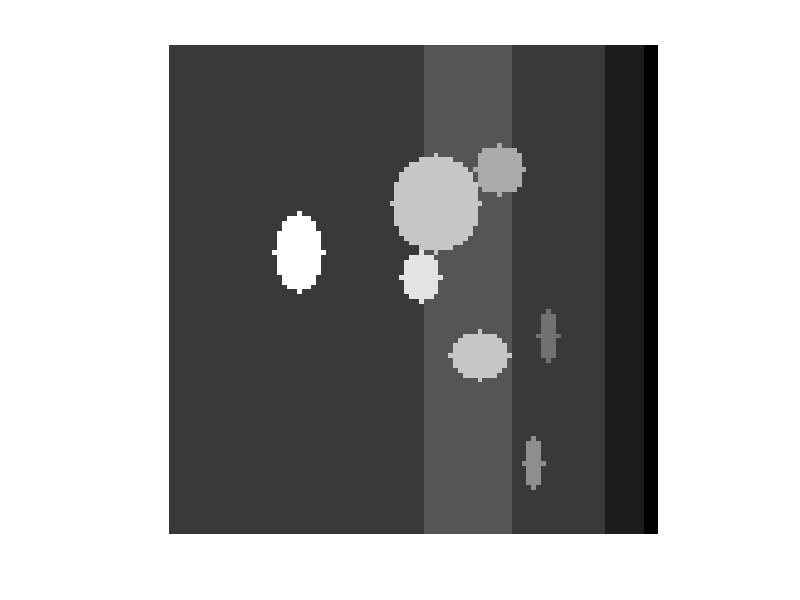
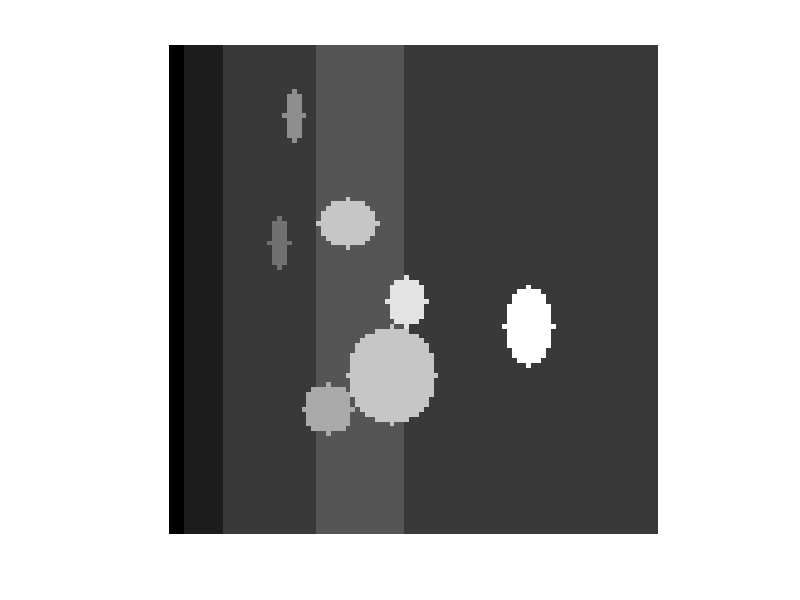

Source code (MATLAB) for these figures, in order: (Note: this script raises an error after producing the figures.)
clear all;
close all;

pixel_size = 0.2;
fac=0.1/pixel_size;% pixel size = 0.1/fac mm
% Initialize the size of the 3D matrix
nx = 120 * fac; % Size in the x-direction %180
ny = 200 * fac; % Size in the y-direction
nz = 200 * fac; % Size in the z-direction (axial direction) % 200
phantom = ones(nx, ny, nz); % Initialize the matrix with zeros


% ------------------------
% 1. Layered structure (Tissue layers)
% ------------------------
rng(1);
% Specify the thickness of the first two layers
layer1_thickness = round(5 * fac); % skin
layer2_thickness = round(15 * fac); % skin
layer3_thickness = round(38 * fac); % subcu
layer4_thickness = round(36 * fac); % muscle

% Automatically calculate the thickness of the third layer
layer5_thickness = nz - layer1_thickness - layer2_thickness - layer3_thickness - layer4_thickness; % subcu

% Check if the thickness values are valid
if layer4_thickness <= 0
    error('Invalid thickness values: the total thickness exceeds nz.');
end

% Assign values to each layer
phantom(:, :, 1:layer1_thickness) = 1; % First layer with value 1 (epidermis)
phantom(:, :, layer1_thickness+1:layer1_thickness+layer2_thickness) = 2; % Second layer with value 2 (dermis)
phantom(:, :, layer1_thickness + layer2_thickness+1 : layer1_thickness + layer2_thickness + layer3_thickness) = 3; % value 3 (subcutenous)
phantom(:, :, layer1_thickness+layer2_thickness+layer3_thickness+1:layer1_thickness+layer2_thickness+layer3_thickness+layer4_thickness) = 4; %value 4 (muscle)
phantom(:, :, layer1_thickness+layer2_thickness+layer3_thickness+layer4_thickness+1:end) = 3; % value 3 (subcutenous)

% ------------------------
% 2. Cylinders (Blood vessels)
% ------------------------
% 1
% Define elliptical cylinders as [Center_y, Center_z, Radius_y, Radius_z, Value]
cylinders = {
    [round(81*fac), round(46*fac), round(9*fac), round(4*fac), 5];
    [round(30*fac), round(51*fac), round(9*fac), round(3*fac), 6];   
    [round(150*fac), round(65*fac), round(9*fac), round(9*fac), 7];
    [round(74*fac), round(74*fac), round(10*fac), round(11*fac), 8];
    [round(135*fac), round(91*fac), round(20*fac), round(17*fac), 8];
    [round(105*fac), round(98*fac), round(10*fac), round(8*fac), 9];
    [round(115*fac), round(147*fac), round(15*fac), round(10*fac), 10];};

% Iterate through each elliptical cylinder and embed it into the phantom matrix
for i = 1:length(cylinders)
    cy = cylinders{i}(1);       % Center y
    cz = cylinders{i}(2);       % Center z
    ry = cylinders{i}(3);       % Radius in y-direction
    rz = cylinders{i}(4);       % Radius in z-direction
    value = cylinders{i}(5);    % Assigned value

    for x = 1:nx
        for z = 1:nz
            for y = 1:ny
                dy = y - cy;
                dz = z - cz;
                if (dy^2)/(ry^2) + (dz^2)/(rz^2) <= 1
                    phantom(x, y, z) = value;
                end
            end
        end
    end
end


% ------------------------
% 3. Visualization
% ------------------------

% Open volume viewer for the phantom matrix
vol = phantom;
vol = flip(flip(flip(vol, 1), 2), 3);
vol = uint8(vol);
phantom = uint8(phantom);
figure;imshow(squeeze(max(vol,[],1)),[]);
figure;imshow(squeeze(max(phantom,[],1)),[]);
% A = rand(4, 4, 4);
% sO2_map = imresize3(A,[nx,ny,nz],'cubic');
% sO2_map = (sO2_map-min(sO2_map(:)))/(max(sO2_map(:))-min(sO2_map(:)))*11;
% sO2_map(phantom==5) = phantom(phantom==5);
% sO2_map(phantom==6) = phantom(phantom==6);
% sO2_map(phantom==7) = phantom(phantom==7);
% sO2_map(phantom==8) = phantom(phantom==8);
% sO2_map(phantom==9) = phantom(phantom==9);
% sO2_map(phantom==10) = phantom(phantom==10);
% sO2_map(phantom==11) = phantom(phantom==11);
% imshow(squeeze(max(sO2_map,[],1)),[]);
% volumeViewer(vol);

% ------------------------
% 4. Save to a .mat file
% ------------------------

% Save the resized phantom matrix to a .mat file
niftiwrite(vol, 'digital_phantom_human.nii')
% save('digital_vessel_new_mimicCC_0.2.mat', 'phantom');

% close all;
% clear all;
% load('digital_vessel_mimicCC_0.1.mat');
% vol = uint8(vol);
% volumeViewer(vol);
% niftiwrite(vol, 'digital_vessel_mimicCC_0.1.nii')
